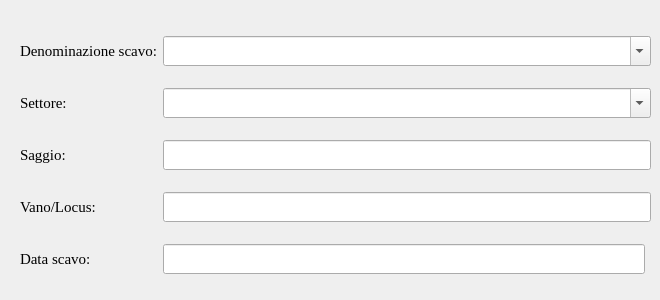
     <widget class="QWidget" name="tab_scavo">
      <attribute name="title">
       <string>Dati di scavo</string>
      </attribute>
      <widget class="QWidget" name="layoutWidget">
       <property name="geometry">
        <rect>
         <x>20</x>
         <y>20</y>
         <width>631</width>
         <height>271</height>
        </rect>
       </property>
       <property name="font">
        <font>
         <family>Damascus</family>
         <pointsize>11</pointsize>
        </font>
       </property>
       <layout class="QGridLayout" name="gridLayout_8">
        <item row="0" column="1" colspan="2">
         <widget class="QComboBox" name="comboBox_scan">
          <property name="sizePolicy">
           <sizepolicy hsizetype="Expanding" vsizetype="Fixed">
            <horstretch>0</horstretch>
            <verstretch>0</verstretch>
           </sizepolicy>
          </property>
          <property name="font">
           <font>
            <family>Damascus</family>
            <pointsize>11</pointsize>
           </font>
          </property>
          <property name="editable">
           <bool>true</bool>
          </property>
         </widget>
        </item>
        <item row="3" column="1" colspan="2">
         <widget class="QLineEdit" name="lineEdit_vano_locus">
          <property name="font">
           <font>
            <family>Damascus</family>
            <pointsize>11</pointsize>
           </font>
          </property>
         </widget>
        </item>
        <item row="1" column="0">
         <widget class="QLabel" name="label_settore">
          <property name="font">
           <font>
            <family>Times New Roman</family>
            <pointsize>11</pointsize>
           </font>
          </property>
          <property name="text">
           <string>Settore:</string>
          </property>
         </widget>
        </item>
        <item row="3" column="0">
         <widget class="QLabel" name="label_12">
          <property name="font">
           <font>
            <family>Times New Roman</family>
            <pointsize>11</pointsize>
           </font>
          </property>
          <property name="text">
           <string>Vano/Locus:</string>
          </property>
         </widget>
        </item>
        <item row="1" column="1" colspan="2">
         <widget class="QComboBox" name="comboBox_settore">
          <property name="font">
           <font>
            <family>Damascus</family>
            <pointsize>11</pointsize>
           </font>
          </property>
          <property name="editable">
           <bool>true</bool>
          </property>
         </widget>
        </item>
        <item row="2" column="0">
         <widget class="QLabel" name="label_11">
          <property name="font">
           <font>
            <family>Times New Roman</family>
            <pointsize>11</pointsize>
           </font>
          </property>
          <property name="text">
           <string>Saggio:</string>
          </property>
         </widget>
        </item>
        <item row="2" column="1" colspan="2">
         <widget class="QLineEdit" name="lineEdit_saggio">
          <property name="font">
           <font>
            <family>Damascus</family>
            <pointsize>11</pointsize>
           </font>
          </property>
         </widget>
        </item>
        <item row="0" column="0">
         <widget class="QLabel" name="label_10">
          <property name="font">
           <font>
            <family>Times New Roman</family>
            <pointsize>11</pointsize>
           </font>
          </property>
          <property name="text">
           <string>Denominazione scavo:</string>
          </property>
         </widget>
        </item>
        <item row="4" column="1">
         <widget class="QLineEdit" name="lineEdit_dscd">
          <property name="font">
           <font>
            <family>Damascus</family>
            <pointsize>11</pointsize>
           </font>
          </property>
          <property name="maxLength">
           <number>20</number>
          </property>
         </widget>
        </item>
        <item row="4" column="0">
         <widget class="QLabel" name="label_13">
          <property name="font">
           <font>
            <family>Times New Roman</family>
            <pointsize>11</pointsize>
           </font>
          </property>
          <property name="text">
           <string>Data scavo:</string>
          </property>
         </widget>
        </item>
       </layout>
      </widget>
     </widget>
